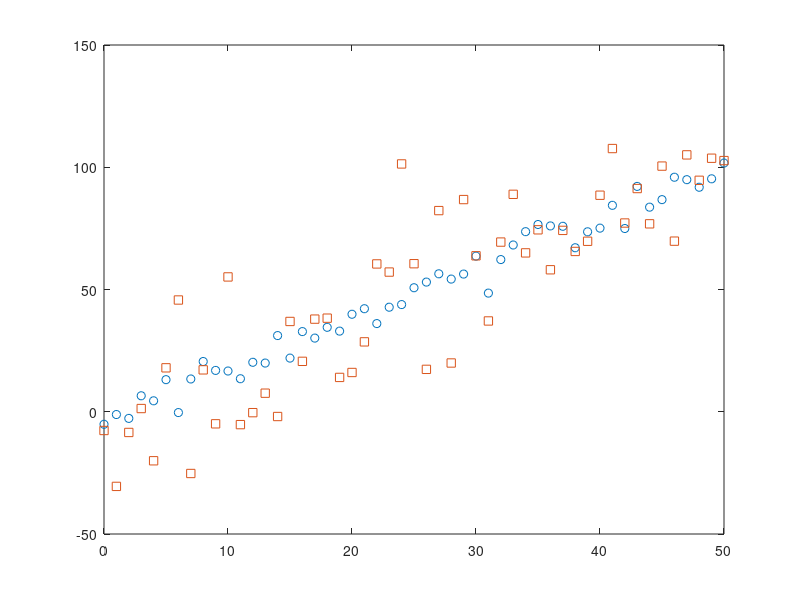

This figure's MATLAB source: (Note: this script raises an error after producing the figure.)
% regCheck.m
%
% Reading Judea Pearl's book on causality, "The Book of Why," and I'm
% confused by the way he appears to be using interchangably the regression
% coefficients (i.e. beta's) and the correlation coefficients.
%
% RTB wrote it, 31 May 2019, North Hero, Lake Champlain (Ed Howard's place)

myBeta = [-1,2]';    % slope, intercepts
X = 0:50;
myX = [ones(1,length(X));X]';

% Two data sets with different amounts of noise
y1 = (myX * myBeta) + (randn(length(X),1) .* 5);
y2 = (myX * myBeta) + (randn(length(X),1) .* 20);

figure;
plot(X,y1,'o',X,y2,'s');
hold on

% plot the 2 regression lines:
lsline

% Now do regression
[b1,bint,r,rint,stats1] = regress(y1,myX);
[b2,bint,r,rint,stats2] = regress(y2,myX);

% The regression recovers roughly the same beta's . . .
display([b1,b2]);

% . . . but very different correlation coefficients (R^2)
display([stats1(1),stats2(1)]);